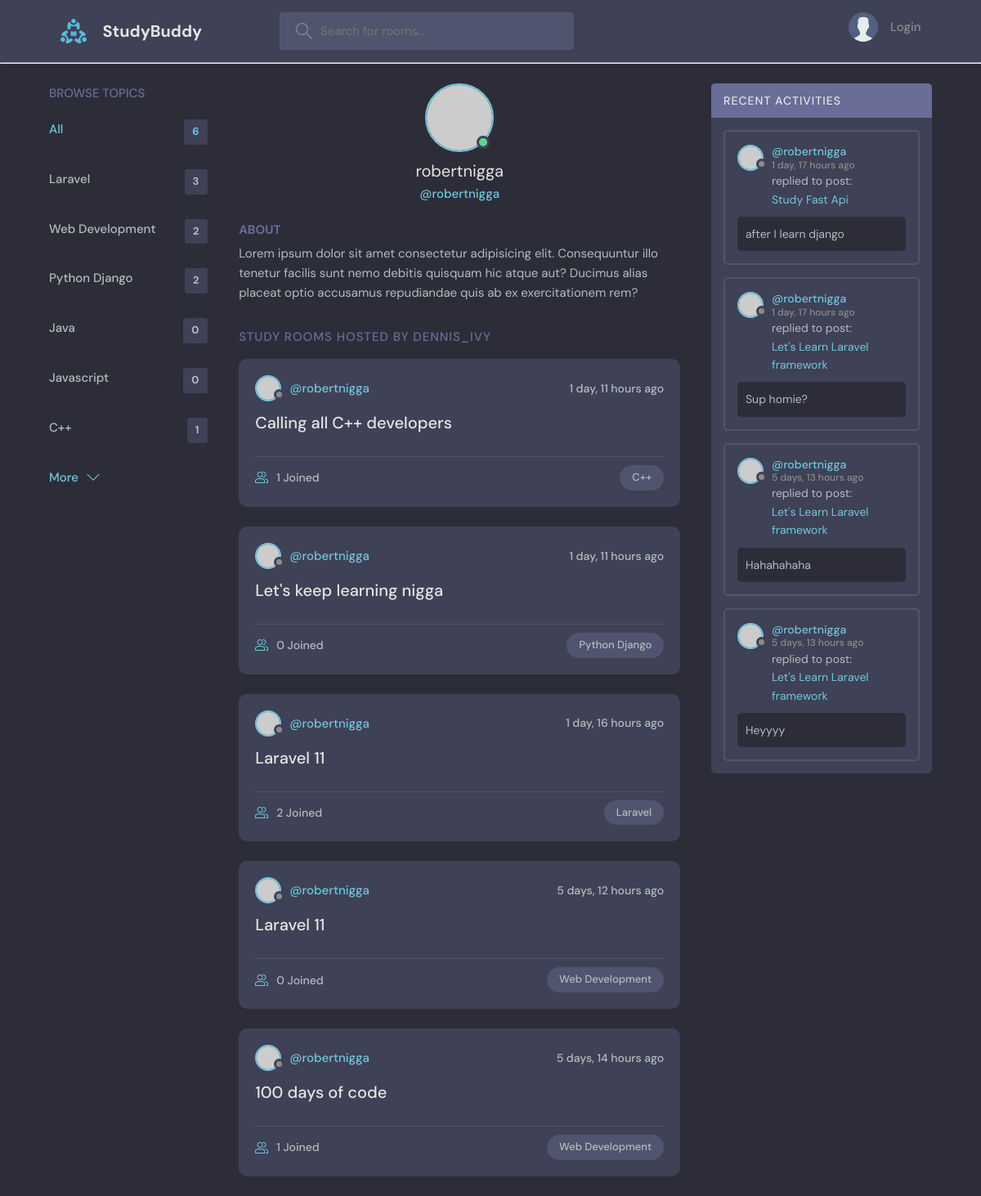
The app's page /profile/1 with its own data.
### base/models.py (models this page shows, shortened)
class Topic(models.Model):
    name = models.CharField(max_length=200)

class Room(models.Model):
    host = models.ForeignKey(User, on_delete=models.SET_NULL, null=True)
    topic = models.ForeignKey(Topic, on_delete=models.SET_NULL, null=True)
    name = models.CharField(max_length=200)
    description = models.TextField(null=True, blank=True)
    participants = models.ManyToManyField(User, related_name='participants', blank=True)
    updated = models.DateTimeField(auto_now=True)
    created = models.DateTimeField(auto_now_add=True)
    class Meta:
        ordering = ['-updated','-created'] #this makes the newest one would be last
    def __str__(self):
        return self.name

class Message(models.Model):
    user = models.ForeignKey(User, on_delete=models.CASCADE)
    room = models.ForeignKey(Room, on_delete=models.CASCADE)
    body = models.TextField()
    updated = models.DateTimeField(auto_now=True)
    created = models.DateTimeField(auto_now_add=True)
    class Meta:
        ordering = ['-updated','-created']

### base/views.py (the view)
# urls.py: path('profile/<str:pk>', views.userProfile, name="user-profile"),
def userProfile(request, pk):
    user = User.objects.get(id=pk)
    rooms = user.room_set.all()
    room_messages = user.message_set.all()
    topics = Topic.objects.all()
    context = {'user': user, 'rooms': rooms, 'room_messages': room_messages, 'topics': topics}
    return render(request, 'base/profile.html', context)

### base/templates/base/profile.html (shortened to what this page needs)
{% extends 'main.html' %}
{% block content %}
<main class="profile-page layout layout--3">
  <div class="container">
    {% include 'base/topics_component.html' %}
    <div class="roomList">
      <div class="profile">
        <div class="profile__avatar">
          <div class="avatar avatar--large active">
            <img src="https://randomuser.me/api/portraits/men/11.jpg" />
          </div>
        </div>
        <div class="profile__info">
          <h3>{{ user.username }}</h3>
          <p>@{{ user.username }}</p>
        </div>
        <div class="profile__about">
          <h3>About</h3>
          <p>
            Lorem ipsum dolor sit amet consectetur adipisicing elit. Consequuntur illo tenetur
            facilis sunt nemo debitis quisquam hic atque aut? Ducimus alias placeat optio
            accusamus repudiandae quis ab ex exercitationem rem?
          </p>
        </div>
      </div>
      <div class="roomList__header">
        <div>
          <h2>Study Rooms Hosted by dennis_ivy</a>
          </h2>
        </div>
      </div>
      {% include 'base/feed_component.html' %}
    </div>
    {% include 'base/activity_component.html' %}
  </div>
</main>
{% endblock content %}

### base/templates/base/topics_component.html
<div class="topics">
    <div class="topics__header">
        <h2>Browse Topics</h2>
    </div>
    <ul class="topics__list">
        <li>
            <a href="{% url 'topics' %}" class="active">All <span>{{ topics.count }}</span></a>
        </li>
        {% for topic in topics %}
        <li>
            <a href="{% url 'home' %}?q={{topic.name}}">{{ topic.name }} <span>{{ topic.room_set.all.count }}</span></a>
        </li>
        {% endfor %}
    </ul>
    <a class="btn btn--link" href="{% url 'topics' %}">
        More
        <svg version="1.1" xmlns="http://www.w3.org/2000/svg" width="32" height="32" viewBox="0 0 32 32">
            <title>chevron-down</title>
            <path d="M16 21l-13-13h-3l16 16 16-16h-3l-13 13z"></path>
        </svg>
    </a>
</div>

### base/templates/base/feed_component.html (shortened to what this page needs)
{% for room in rooms %}
<div class="roomListRoom">
    <div class="roomListRoom__header">
        <a href="{% url 'user-profile' room.host.id %}" class="roomListRoom__author">
            <div class="avatar avatar--small">
                <img src="https://randomuser.me/api/portraits/women/11.jpg" />
            </div>
            <span>@{{ room.host.username }}</span>
        </a>
        <div class="roomListRoom__actions">
            <span>{{ room.created|timesince }} ago</span>
        </div>
    </div>
    <div class="roomListRoom__content">
        <a href="{% url 'room' room.id %}">{{ room.name }}</a>
    </div>
    <div class="roomListRoom__meta">
        <a href="{% url 'room' room.id %}" class="roomListRoom__joined">
            {{ room.participants.all.count }} Joined
        </a>
        <p class="roomListRoom__topic">{{ room.topic.name }}</p>
    </div>
</div>
{% endfor %}

### base/templates/base/activity_component.html (shortened to what this page needs)
<div class="activities">
    <div class="activities__header">
        <h2>Recent Activities</h2>
    </div>
    {% for message in room_messages %}
    <div class="activities__box">
        <div class="activities__boxHeader roomListRoom__header">
            <a href="{% url 'user-profile' message.user.id %}" class="roomListRoom__author">
                <div class="avatar avatar--small">
                    <img src="https://randomuser.me/api/portraits/women/11.jpg" />
                </div>
                <p>
                    @{{ message.user }}
                    <span>{{ message.created|timesince }} ago</span>
                </p>
            </a>
        </div>
        <div class="activities__boxContent">
            <p>replied to post: <a href="{% url 'room' message.room.id %}">{{ message.room }}</a></p>
            <div class="activities__boxRoomContent">
                {{ message.body }}
            </div>
        </div>
    </div>
    {% endfor %}
</div>

### records on screen
Topic: name "Laravel", room_set.all.count "3"
Topic: name "Web Development", room_set.all.count "2"
Topic: name "Python Django", room_set.all.count "2"
Topic: name "Java", room_set.all.count "0"
Topic: name "Javascript", room_set.all.count "0"
Topic: name "C++", room_set.all.count "1"
Room: host.username "robertnigga", created "1 day, 11 hours", name "Calling all C++ developers", participants.all.count "1", topic.name "C++"
Room: host.username "robertnigga", created "1 day, 11 hours", name "Let's keep learning nigga", participants.all.count "0", topic.name "Python Django"
Room: host.username "robertnigga", created "1 day, 16 hours", name "Laravel 11", participants.all.count "2", topic.name "Laravel"
Room: host.username "robertnigga", created "5 days, 12 hours", name "Laravel 11", participants.all.count "0", topic.name "Web Development"
Room: host.username "robertnigga", created "5 days, 14 hours", name "100 days of code", participants.all.count "1", topic.name "Web Development"
Message: user "robertnigga", created "1 day, 17 hours", room "Study Fast Api", body "after I learn django"
Message: user "robertnigga", created "1 day, 17 hours", room "Let's Learn Laravel framework", body "Sup homie?"
Message: user "robertnigga", created "5 days, 13 hours", room "Let's Learn Laravel framework", body "Hahahahaha"
Message: user "robertnigga", created "5 days, 13 hours", room "Let's Learn Laravel framework", body "Heyyyy"

### other values on screen
{{ topics.count }} "6"
{{ user.username }} "robertnigga"
